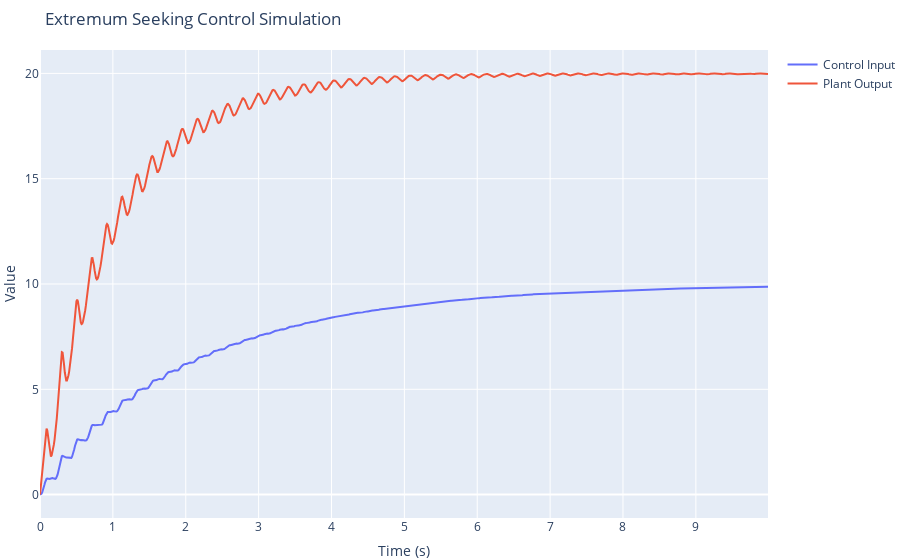

Source (notebook cell):
### Code cell
import plotly.graph_objects as go

# Create a figure
fig = go.Figure()

# Add a trace for u
fig.add_trace(go.Scatter(
    x=np.arange(steps)*dt,  # Time axis
    y=u,
    mode='lines',
    name='Control Input'
))

# Add a trace for y
fig.add_trace(go.Scatter(
    x=np.arange(steps)*dt,  # Time axis
    y=y,
    mode='lines',
    name='Plant Output'
))

# Set the title and labels
fig.update_layout(
    title='Extremum Seeking Control Simulation',
    xaxis_title='Time (s)',
    yaxis_title='Value',
    margin=go.layout.Margin(l=0.5, r=0.5, b=0.5, t=50),
    hovermode = "x unified",
    legend_traceorder="normal"
)

# Show the figure
fig.show()

### Figure 1 — Plotly figure (JSON) as saved in the notebook; plotly's stock layout.template omitted (floating-point values rounded to 4 significant figures; data arrays with more than 128 entries replaced by an {"elided": "..."} marker saying what was removed)
{"data": [{"mode": "lines", "name": "Control Input", "type": "scatter", "x": {"elided": "1000 float values"}, "y": {"elided": "1000 float values"}}, {"mode": "lines", "name": "Plant Output", "type": "scatter", "x": {"elided": "1000 float values"}, "y": {"elided": "1000 float values"}}], "layout": {"hovermode": "x unified", "legend": {"traceorder": "normal"}, "margin": {"b": 0.5, "l": 0.5, "r": 0.5, "t": 50}, "title": {"text": "Extremum Seeking Control Simulation"}, "xaxis": {"title": {"text": "Time (s)"}}, "yaxis": {"title": {"text": "Value"}}}}
